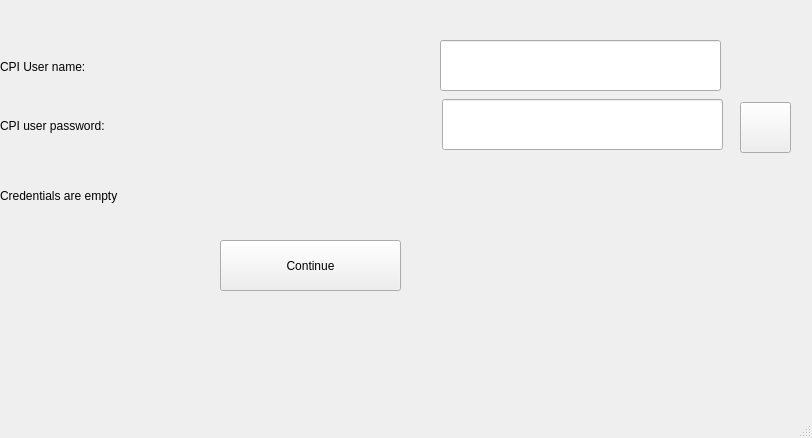
<?xml version="1.0" encoding="UTF-8"?>
<ui version="4.0">
 <class>MainWindow</class>
 <widget class="QMainWindow" name="MainWindow">
  <property name="windowModality">
   <enum>Qt::ApplicationModal</enum>
  </property>
  <property name="geometry">
   <rect>
    <x>0</x>
    <y>0</y>
    <width>812</width>
    <height>438</height>
   </rect>
  </property>
  <property name="baseSize">
   <size>
    <width>700</width>
    <height>700</height>
   </size>
  </property>
  <property name="windowTitle">
   <string extracomment="Hungary tool for call of webservice">Hungary-tool</string>
  </property>
  <property name="windowIcon">
   <iconset>
    <normaloff>SAPLogon.png</normaloff>SAPLogon.png</iconset>
  </property>
  <property name="toolTip">
   <string>Hungary tool</string>
  </property>
  <widget class="QWidget" name="centralwidget">
   <widget class="QPushButton" name="ContinueButton">
    <property name="geometry">
     <rect>
      <x>220</x>
      <y>240</y>
      <width>181</width>
      <height>51</height>
     </rect>
    </property>
    <property name="text">
     <string>Continue</string>
    </property>
   </widget>
   <widget class="QLabel" name="label_name">
    <property name="geometry">
     <rect>
      <x>0</x>
      <y>46</y>
      <width>411</width>
      <height>41</height>
     </rect>
    </property>
    <property name="text">
     <string>CPI User name: </string>
    </property>
    <property name="scaledContents">
     <bool>false</bool>
    </property>
   </widget>
   <widget class="QLabel" name="label_pass">
    <property name="geometry">
     <rect>
      <x>0</x>
      <y>100</y>
      <width>411</width>
      <height>51</height>
     </rect>
    </property>
    <property name="text">
     <string>CPI user password:</string>
    </property>
   </widget>
   <widget class="QLabel" name="label_cred">
    <property name="geometry">
     <rect>
      <x>0</x>
      <y>180</y>
      <width>311</width>
      <height>31</height>
     </rect>
    </property>
    <property name="text">
     <string>Credentials are empty</string>
    </property>
   </widget>
   <widget class="QLineEdit" name="lineEdit_name">
    <property name="geometry">
     <rect>
      <x>440</x>
      <y>40</y>
      <width>281</width>
      <height>51</height>
     </rect>
    </property>
   </widget>
   <widget class="QLineEdit" name="lineEdit_pass">
    <property name="geometry">
     <rect>
      <x>442</x>
      <y>99</y>
      <width>281</width>
      <height>51</height>
     </rect>
    </property>
   </widget>
   <widget class="QPushButton" name="SeeButton">
    <property name="geometry">
     <rect>
      <x>740</x>
      <y>102</y>
      <width>51</width>
      <height>51</height>
     </rect>
    </property>
    <property name="text">
     <string/>
    </property>
    <property name="icon">
     <iconset>
      <normaloff>eye.png</normaloff>eye.png</iconset>
    </property>
    <property name="iconSize">
     <size>
      <width>70</width>
      <height>60</height>
     </size>
    </property>
   </widget>
  </widget>
  <widget class="QMenuBar" name="menubar">
   <property name="geometry">
    <rect>
     <x>0</x>
     <y>0</y>
     <width>812</width>
     <height>22</height>
    </rect>
   </property>
  </widget>
  <widget class="QStatusBar" name="statusbar"/>
 </widget>
 <resources/>
 <connections/>
</ui>
